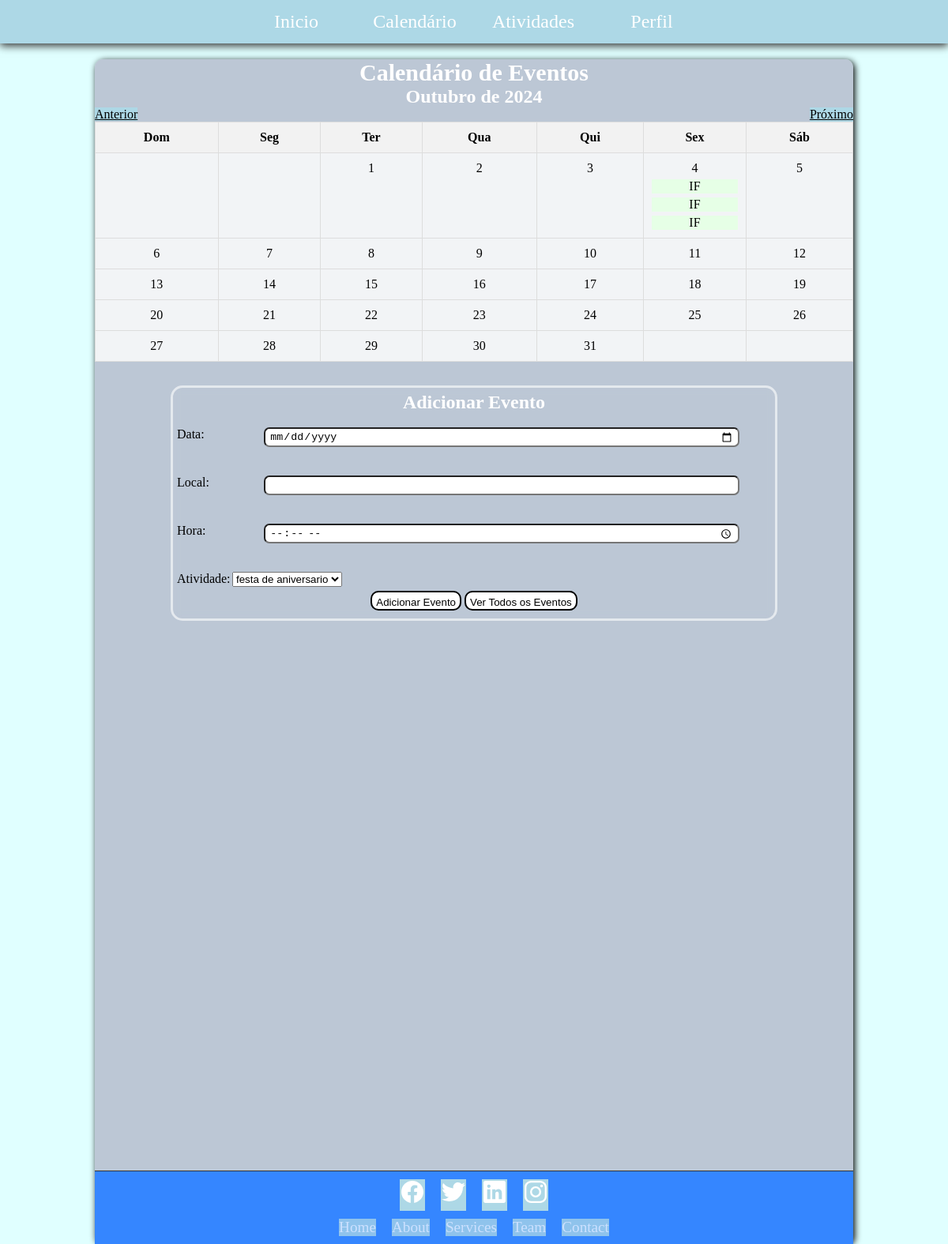
The page /benkyo_project/calendario.php (signed in) on the database its author committed.
### tables this page shows
CREATE TABLE `evento` (
  `idEvento` int(11) NOT NULL,
  `idUsuario` int(11) NOT NULL,
  `idAtividade` int(11) NOT NULL,
  `dataEvento` date NOT NULL,
  `horaEvento` time NOT NULL,
  `localEvento` varchar(255) NOT NULL
);

### benkyo_project/calendario/index.php (the view, shortened to what this page needs)
<?php
$mysqli = new PDO("mysql:host=localhost;dbname=benkyo_project", "root", "vertrigo");
function getEvents($mysqli, $month, $year, $user_id) {
    $start_date = "$year-$month-01";
    $end_date = date("Y-m-t", strtotime($start_date));
    $query = "SELECT * FROM evento WHERE dataEvento BETWEEN '$start_date' AND '$end_date' AND idUsuario = ?";
    $stm = $mysqli->prepare($query);
    $stm->bindParam(1, $user_id);
    $stm->execute();
    $events = [];
    while ($row = $stm->fetch(PDO::FETCH_ASSOC)) {
        $events[$row['dataEvento']][] = $row;
    }
    return $events;
}
$month = isset($_GET['month']) && is_numeric($_GET['month']) && $_GET['month'] >= 1 && $_GET['month'] <= 12 ? $_GET['month'] : date('m');
$year = isset($_GET['year']) && is_numeric($_GET['year']) ? $_GET['year'] : date('Y');
$user_id = $_SESSION['user_id'];
$events = getEvents($mysqli, $month, $year, $user_id);
$months = [
    '01' => 'Janeiro',
    '02' => 'Fevereiro',
    '03' => 'Março',
    '04' => 'Abril',
    '05' => 'Maio',
    '06' => 'Junho',
    '07' => 'Julho',
    '08' => 'Agosto',
    '09' => 'Setembro',
    '10' => 'Outubro',
    '11' => 'Novembro',
    '12' => 'Dezembro',
];
$month = str_pad($month, 2, '0', STR_PAD_LEFT);
$monthName = isset($months[$month]) ? $months[$month] : "Mês Inválido";
?>
<!DOCTYPE html>
<html lang="pt-BR">
<head>
</head>
<body>
    <h1>Calendário de Eventos</h1>
    <h2><?= $monthName ?> de <?= $year ?></h2>
    <a href="?month=<?= $month == 1 ? 12 : $month - 1 ?>&year=<?= $month == 1 ? $year - 1 : $year ?>">Anterior</a>
    <a id="prox" href="?month=<?= $month == 12 ? 1 : $month + 1 ?>&year=<?= $month == 12 ? $year + 1 : $year ?>">Próximo</a>
    <table class="calendar">
        <tr>
            <th>Dom</th><th>Seg</th><th>Ter</th><th>Qua</th><th>Qui</th><th>Sex</th><th>Sáb</th>
        </tr>
        <?php
        $first_day = date('w', strtotime("$year-$month-01"));
        $days_in_month = date('t', strtotime("$year-$month-01"));
        $day_counter = 1;
        for ($week = 0; $week < 6; $week++) {
            echo '<tr>';
            for ($day = 0; $day < 7; $day++) {
                if ($week == 0 && $day < $first_day) {
                    echo '<td></td>';
                } elseif ($day_counter > $days_in_month) {
                    echo '<td></td>';
                } else {
                    $date = "$year-$month-" . str_pad($day_counter, 2, '0', STR_PAD_LEFT);
                    echo "<td>";
                    echo $day_counter;
                    if (isset($events[$date])) {
                        foreach ($events[$date] as $event) {
                            echo "<div class='event'>{$event['localEvento']}
                                    <div class='event-details'>{$event['horaEvento']}</div>
                                  </div>";
                        }
                    }
                    echo "</td>";
                    $day_counter++;
                }
            }
            echo '</tr>';
            if ($day_counter > $days_in_month) {
                break;
            }
        }
        ?>
    </table>
    <div class="box-eventos">
        <h2>Adicionar Evento</h2><br>
        <form action="calendario/add_event.php" method="post">
            <label class="box-label" for="event_date">Data:</label>
            <input type="date" id="event_date" class="input-eventos" name="event_date" required> <br><br>
            <label class="box-label" for="event_local">Local:</label>
            <input type="text" id="event_local" class="input-eventos" name="event_local" required><br><br>
            <label class="box-label" for="event_hora">Hora:</label>
            <input type="time" id="event_hora" class="input-eventos" name="event_hora" required><br><br>
            <label for="idAtividade">Atividade:</label>
            <select id="idAtividade" name="idAtividade" required>
                <?php
                $atividade_query = "SELECT * FROM atividade WHERE idUsuario = ?";
                $stm = $mysqli->prepare($atividade_query);
                $stm->bindParam(1, $user_id);
                $stm->execute();
                while ($atividade = $stm->fetch(PDO::FETCH_ASSOC)) {
                    echo "<option value='{$atividade['idAtividade']}'>{$atividade['descricaoAtividade']}</option>";
                }
                ?>
            </select><br>
            <div id="box-butao">
                <button class="butao" type="submit">Adicionar Evento</button>
                <button class="butao" onclick="window.location.href='calendario/all_events.php'">Ver Todos os Eventos</button>
                </div>
        </form>
    </div>
</body>
</html>

### benkyo_project/styleP.css (style rules this page uses)
body { margin: 0; background-color: lightcyan; background-image: url(imagens/lofi-girl\ edited2.png); background-repeat: no-repeat; background-attachment: fixed; background-size: cover; }
h1 { color: white; font-size: 30px; text-align: center; }
.curso1, a { color: white; }
* { margin: 0; padding: 0; box-sizing: border-box; }

### benkyo_project/calendario/index.php (style rules this page uses)
.calendar { display: table; width: 100%; border-collapse: collapse; background-color: rgba(255,255,255,0.8); }
.calendar th, .calendar td { border: 1px solid #ddd; padding: 10px; text-align: center; vertical-align: top; position: relative; }
.calendar th { background-color: #f2f2f2; }
.event { background-color: #e6ffe6; cursor: pointer; margin-top: 5px; position: relative; }
.box-eventos { padding: 5px; border: 3px solid rgba(255,255,255,0.6); border-radius: 15px; margin-top: 30px; margin-left: auto; margin-right: auto; height: fit-content; backdrop-filter: blur(6px); align-items: center; width: 80%; }
label { display: block; float: left; width: 70px; }
.input-eventos { padding: 5px; border-radius: 7px; width: 80%; height: 25px; }
input { display: block; margin-left: auto; margin-right: auto; }
h2 { color: #fff; text-align: center; }
.butao { padding: 5px; width: fit-content; height: 25px; background-color: white; color: black; border: 2px solid black; border-radius: 10px; transition-duration: 0.4s; }
#box-butao { padding: 5px; height: fit-content; width: fit-content; margin-left: auto; margin-right: auto; }
a { background-color: lightblue; color:black; }
#prox { float:right; }

### rows shown on the page
evento: localEvento "IF"
evento: localEvento "IF"
evento: localEvento "IF"

### other values the page prints
$monthName "Outubro"
$year "2024"
form field idAtividade "festa de aniversario"
